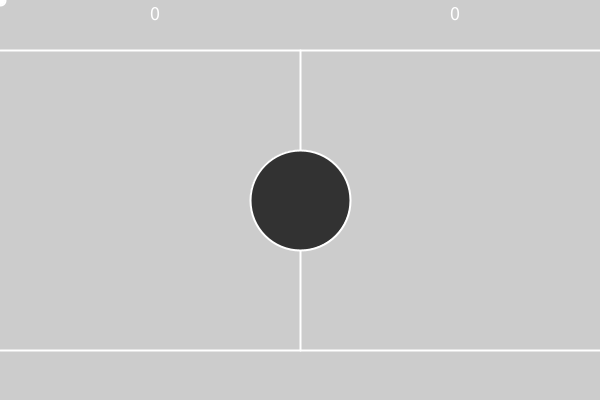
Frame 1 (no input)
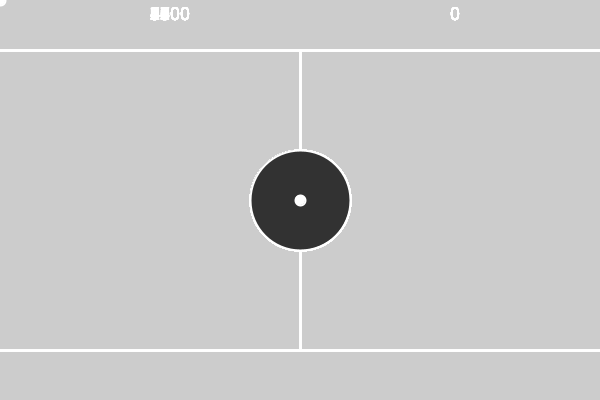
Frame 60 (the mouse pressed at the canvas centre just before this capture)
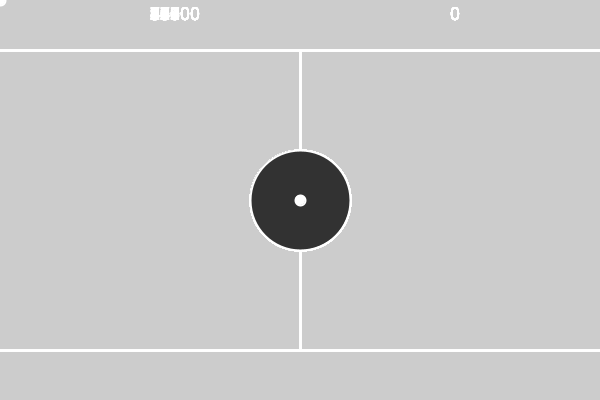
Frame 120 (the mouse held since frame 60 and released just before this capture)

The Processing sketch that drew these frames (run headless with seeded random() and noise(); from frame 60 on, the mouse is pressed at the canvas centre):

// Processing sketch: processing_164757
// ── processing_164757.pde

int x=0;
int y=0;
int my= 3;
int mx=3;
int p2Y= 200;

int p1Score = 0;
int p2Score = 0;

void setup () {
  size (600, 400);
}
void draw () {
  drawBackground();
  ellipse(x, y, 10, 10);
  x += mx;
  y =+ my;
  if (y> height||y<0) {
    my = my *-1;
  }
  if (x > width ) {
    mx *= -1;
    x = width/2;
    y = height/2;
    p1Score += 100;
  }
  if (x > 0 ) {
    mx *= -1;
    x = width/2;
    y = height/2;
    p1Score += 100;
  }
  if ( x < 0) {
    paddle (50, mouseY);
    paddle (550, p2Y);
  }
  //hit test!
  if (abs(x-50)<40 && abs(y-mouseY)<40) {
    mx =abs(mx);
  }

  //hit test for second paddle!
  if (abs(x-550)<10 && abs(y-p2Y)<40) {
    mx = -abs (mx);
  }
}
// Keyboard Input for Player 2!
void keyPressed() {
  if (key == 'w') {
    p2Y=p2Y+15;
  }
}
void paddle (int x, int y) {
  //Paddle
  rectMode(CENTER);
  rect(x, y, 10, 80);
}
//Draws background lines
void drawBackground() {
  stroke(255);
  strokeWeight(2);
  fill(50);
  line(0, 50, width, 50);
  line(0, 350, width, 350);
  line(width/2, 50, width/2, height-50);
  ellipse(width/2, height/2, 100, 100);

  fill(255);
  textSize(20);
  text(p1Score, 150, 20);
  text(p2Score, width-150, 20);
}
